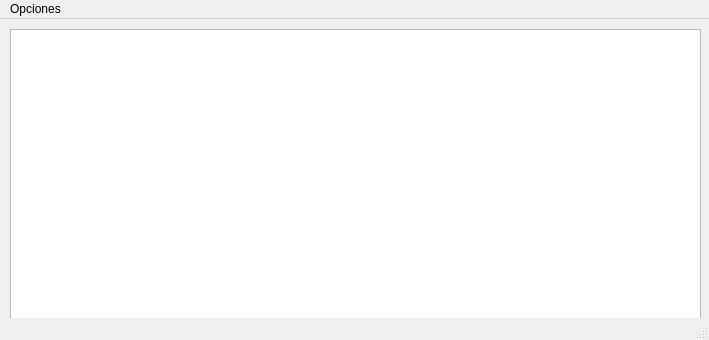
<?xml version="1.0" encoding="UTF-8"?>
<ui version="4.0">
 <class>MainWindow</class>
 <widget class="QMainWindow" name="MainWindow">
  <property name="geometry">
   <rect>
    <x>0</x>
    <y>0</y>
    <width>709</width>
    <height>340</height>
   </rect>
  </property>
  <property name="windowTitle">
   <string>notePad</string>
  </property>
  <widget class="QWidget" name="centralwidget">
   <widget class="QPlainTextEdit" name="plainTextEdit">
    <property name="geometry">
     <rect>
      <x>10</x>
      <y>10</y>
      <width>691</width>
      <height>291</height>
     </rect>
    </property>
   </widget>
  </widget>
  <widget class="QMenuBar" name="menubar">
   <property name="geometry">
    <rect>
     <x>0</x>
     <y>0</y>
     <width>709</width>
     <height>21</height>
    </rect>
   </property>
   <widget class="QMenu" name="menuOpciones">
    <property name="title">
     <string>Opciones</string>
    </property>
    <addaction name="actionGuardar"/>
   </widget>
   <addaction name="menuOpciones"/>
  </widget>
  <widget class="QStatusBar" name="statusbar"/>
  <action name="actionGuardar">
   <property name="text">
    <string>Guardar</string>
   </property>
   <property name="shortcut">
    <string>Ctrl+S</string>
   </property>
  </action>
 </widget>
 <resources/>
 <connections/>
</ui>
